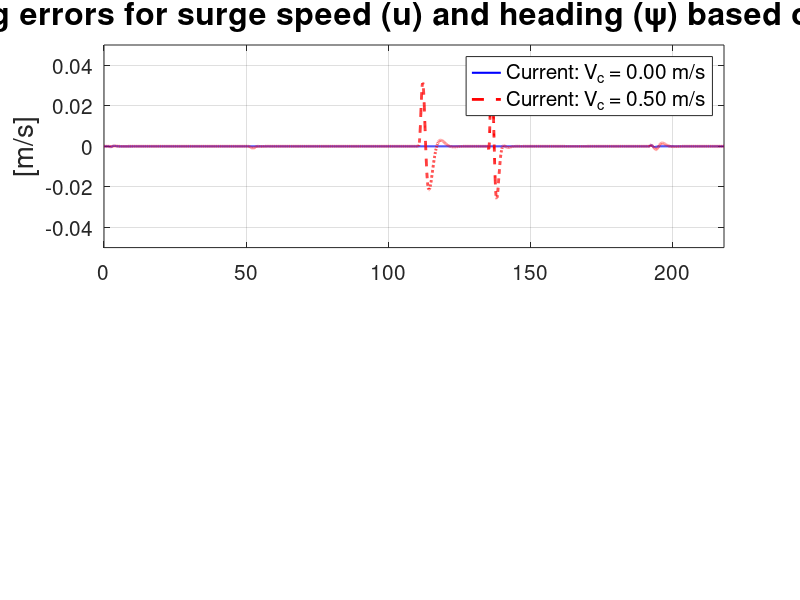

MATLAB code to generate this figure: (Note: this script raises an error after producing the figure.)
%% Velocity Error Calculations – EKF Tracking Accuracy under Varying Currents
% This script compares the tracking errors in surge velocity (u) and heading 
% angle (ψ) for the Remora Rover under two current conditions: no current 
% (V_c = 0.0 m/s) and moderate current (V_c = 0.5 m/s). The data is precomputed 
% using EKF simulations and visualized to evaluate how ocean currents influence 
% navigation performance.

clear; close all;

load('u_tilde_small.mat')
load('psi_tilde_small.mat')
load('psi_tilde_large.mat')
load('u_tilde_large.mat')
load('time.mat')

%% ===================== Parameters =====================
v_c_small = 0;
v_c_large = 0.5;

switchTimes  = [50,   110,  135,   192]; % For Plotting
switchValues = [0, (0 + pi/2), (pi/2 + pi/2), (pi + pi/2), 2*pi]; % For Plotting

label_size = 20;
axis_size = 15;
title_size = 23;
legend_size = 15;
ref_size = 15;
legend_size_F3_and_4 = 12;
grayColor = [0.25 0.25 0.25]; % (Dark Gray)

%% ===================== Figure: Tracking Errors for Small vs Large Current =====================
figure('Name','Tracking Errors: Small vs Large Current','NumberTitle','off')

legend_str_small = sprintf('Current: V_c = %.2f m/s', v_c_small);
legend_str_large = sprintf('Current: V_c = %.2f m/s', v_c_large);

% --- Top plot: Surge speed tracking error
subplot(2,1,1)
plot(time, u_tilde_small, 'b-', 'LineWidth',1.5); hold on;
plot(time, u_tilde_large, 'r--', 'LineWidth',2.0);
set(gca, 'FontSize', axis_size);
ylabel('[m/s]','FontSize', label_size);
title('Tracking errors for surge speed (u) and heading (\psi) based on current', 'FontSize', title_size);
legend(legend_str_small, legend_str_large, 'Location','northeast','FontSize', legend_size);
ylim([-0.05 0.05]);
xlim([0 218]);
grid on; box on;
for k = 1:numel(switchTimes)
    labelStr = ['\psi_{ref} = ' num2str(switchValues(k+1), '%.2f') ' rad'];
    xline(switchTimes(k), '--', 'Color', grayColor, 'LineWidth', 1.2, ...
        'HandleVisibility', 'off', ...
        'Label', labelStr, ...
        'LabelVerticalAlignment', 'bottom', ...
        'LabelHorizontalAlignment', 'right', ...
        'LabelOrientation', 'horizontal', 'FontSize', ref_size);
end

% --- Bottom plot: Heading tracking error
subplot(2,1,2)
plot(time, psi_tilde_small, 'b-', 'LineWidth',1.5); hold on;
plot(time, psi_tilde_large, 'r--', 'LineWidth',2.0);
set(gca, 'FontSize', axis_size);
xlabel('Time [s]','FontSize',label_size);
ylabel('[rad]','FontSize',label_size);

legend(legend_str_small, legend_str_large, 'Location','northeast','FontSize', legend_size);
ylim([-0.2 0.2]);
xlim([0 218]);
grid on; box on;
for k = 1:numel(switchTimes)
    labelStr = ['\psi_{ref} = ' num2str(switchValues(k+1), '%.2f') ' rad'];
    xline(switchTimes(k), '--', 'Color', grayColor, 'LineWidth', 1.2, ...
        'HandleVisibility', 'off', ...
        'Label', labelStr, ...
        'LabelVerticalAlignment', 'bottom', ...
        'LabelHorizontalAlignment', 'right', ...
        'LabelOrientation', 'horizontal', 'FontSize', ref_size);
end